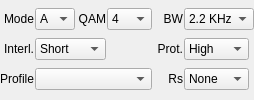
       <widget class="QWidget" name="drmTXTab">
        <attribute name="title">
         <string>DRM</string>
        </attribute>
        <layout class="QGridLayout" name="gridLayout_2">
         <property name="leftMargin">
          <number>0</number>
         </property>
         <property name="topMargin">
          <number>0</number>
         </property>
         <property name="rightMargin">
          <number>0</number>
         </property>
         <property name="bottomMargin">
          <number>0</number>
         </property>
         <property name="horizontalSpacing">
          <number>1</number>
         </property>
         <property name="verticalSpacing">
          <number>0</number>
         </property>
         <item row="0" column="0">
          <widget class="QLabel" name="drmModeLabel">
           <property name="minimumSize">
            <size>
             <width>30</width>
             <height>0</height>
            </size>
           </property>
           <property name="text">
            <string>Mode</string>
           </property>
           <property name="alignment">
            <set>Qt::AlignRight|Qt::AlignTrailing|Qt::AlignVCenter</set>
           </property>
           <property name="wordWrap">
            <bool>false</bool>
           </property>
          </widget>
         </item>
         <item row="0" column="1">
          <widget class="QComboBox" name="drmTxModeComboBox">
           <property name="minimumSize">
            <size>
             <width>40</width>
             <height>0</height>
            </size>
           </property>
           <property name="maximumSize">
            <size>
             <width>40</width>
             <height>25</height>
            </size>
           </property>
           <item>
            <property name="text">
             <string>A</string>
            </property>
           </item>
           <item>
            <property name="text">
             <string>B</string>
            </property>
           </item>
           <item>
            <property name="text">
             <string>E</string>
            </property>
           </item>
          </widget>
         </item>
         <item row="0" column="2">
          <widget class="QLabel" name="drmQAMLabel">
           <property name="minimumSize">
            <size>
             <width>30</width>
             <height>0</height>
            </size>
           </property>
           <property name="text">
            <string>QAM</string>
           </property>
           <property name="alignment">
            <set>Qt::AlignRight|Qt::AlignTrailing|Qt::AlignVCenter</set>
           </property>
           <property name="wordWrap">
            <bool>false</bool>
           </property>
          </widget>
         </item>
         <item row="0" column="3">
          <widget class="QComboBox" name="drmTxQAMComboBox">
           <property name="minimumSize">
            <size>
             <width>45</width>
             <height>0</height>
            </size>
           </property>
           <property name="maximumSize">
            <size>
             <width>45</width>
             <height>16777215</height>
            </size>
           </property>
           <item>
            <property name="text">
             <string>4</string>
            </property>
           </item>
           <item>
            <property name="text">
             <string>16</string>
            </property>
           </item>
           <item>
            <property name="text">
             <string>64</string>
            </property>
           </item>
          </widget>
         </item>
         <item row="0" column="4">
          <widget class="QLabel" name="drmBandwidthLabel">
           <property name="minimumSize">
            <size>
             <width>30</width>
             <height>0</height>
            </size>
           </property>
           <property name="text">
            <string>BW</string>
           </property>
           <property name="alignment">
            <set>Qt::AlignRight|Qt::AlignTrailing|Qt::AlignVCenter</set>
           </property>
           <property name="wordWrap">
            <bool>false</bool>
           </property>
          </widget>
         </item>
         <item row="0" column="5">
          <widget class="QComboBox" name="drmTxBandwidthComboBox">
           <property name="minimumSize">
            <size>
             <width>70</width>
             <height>0</height>
            </size>
           </property>
           <property name="maximumSize">
            <size>
             <width>70</width>
             <height>16777215</height>
            </size>
           </property>
           <item>
            <property name="text">
             <string>2.2 KHz</string>
            </property>
           </item>
           <item>
            <property name="text">
             <string>2.5 KHz</string>
            </property>
           </item>
          </widget>
         </item>
         <item row="1" column="0">
          <widget class="QLabel" name="drmInterleavelabel">
           <property name="minimumSize">
            <size>
             <width>30</width>
             <height>0</height>
            </size>
           </property>
           <property name="text">
            <string>Interl.</string>
           </property>
           <property name="alignment">
            <set>Qt::AlignRight|Qt::AlignTrailing|Qt::AlignVCenter</set>
           </property>
           <property name="wordWrap">
            <bool>false</bool>
           </property>
          </widget>
         </item>
         <item row="1" column="1" colspan="2">
          <widget class="QComboBox" name="drmTxInterleaveComboBox">
           <item>
            <property name="text">
             <string>Short</string>
            </property>
           </item>
           <item>
            <property name="text">
             <string>Long</string>
            </property>
           </item>
          </widget>
         </item>
         <item row="1" column="4">
          <widget class="QLabel" name="drmProtectionLabel">
           <property name="minimumSize">
            <size>
             <width>30</width>
             <height>0</height>
            </size>
           </property>
           <property name="text">
            <string>Prot.</string>
           </property>
           <property name="alignment">
            <set>Qt::AlignRight|Qt::AlignTrailing|Qt::AlignVCenter</set>
           </property>
           <property name="wordWrap">
            <bool>false</bool>
           </property>
          </widget>
         </item>
         <item row="1" column="5">
          <widget class="QComboBox" name="drmTxProtectionComboBox">
           <property name="minimumSize">
            <size>
             <width>65</width>
             <height>0</height>
            </size>
           </property>
           <property name="maximumSize">
            <size>
             <width>65</width>
             <height>25</height>
            </size>
           </property>
           <item>
            <property name="text">
             <string>High</string>
            </property>
           </item>
           <item>
            <property name="text">
             <string>Low</string>
            </property>
           </item>
          </widget>
         </item>
         <item row="2" column="0">
          <widget class="QLabel" name="drmProfileLabel">
           <property name="text">
            <string>Profile</string>
           </property>
           <property name="alignment">
            <set>Qt::AlignRight|Qt::AlignTrailing|Qt::AlignVCenter</set>
           </property>
          </widget>
         </item>
         <item row="2" column="1" colspan="3">
          <widget class="QComboBox" name="drmProfileComboBox">
           <property name="maximumSize">
            <size>
             <width>16777215</width>
             <height>25</height>
            </size>
           </property>
          </widget>
         </item>
         <item row="2" column="4">
          <widget class="QLabel" name="drmReadSolomonLabel">
           <property name="minimumSize">
            <size>
             <width>30</width>
             <height>0</height>
            </size>
           </property>
           <property name="text">
            <string>Rs</string>
           </property>
           <property name="alignment">
            <set>Qt::AlignRight|Qt::AlignTrailing|Qt::AlignVCenter</set>
           </property>
           <property name="wordWrap">
            <bool>false</bool>
           </property>
          </widget>
         </item>
         <item row="2" column="5">
          <widget class="QComboBox" name="drmTxReedSolomonComboBox">
           <property name="minimumSize">
            <size>
             <width>65</width>
             <height>0</height>
            </size>
           </property>
           <property name="maximumSize">
            <size>
             <width>65</width>
             <height>16777215</height>
            </size>
           </property>
           <item>
            <property name="text">
             <string>None</string>
            </property>
           </item>
           <item>
            <property name="text">
             <string>RS1</string>
            </property>
           </item>
           <item>
            <property name="text">
             <string>RS2</string>
            </property>
           </item>
           <item>
            <property name="text">
             <string>RS3</string>
            </property>
           </item>
           <item>
            <property name="text">
             <string>RS4</string>
            </property>
           </item>
          </widget>
         </item>
        </layout>
       </widget>
